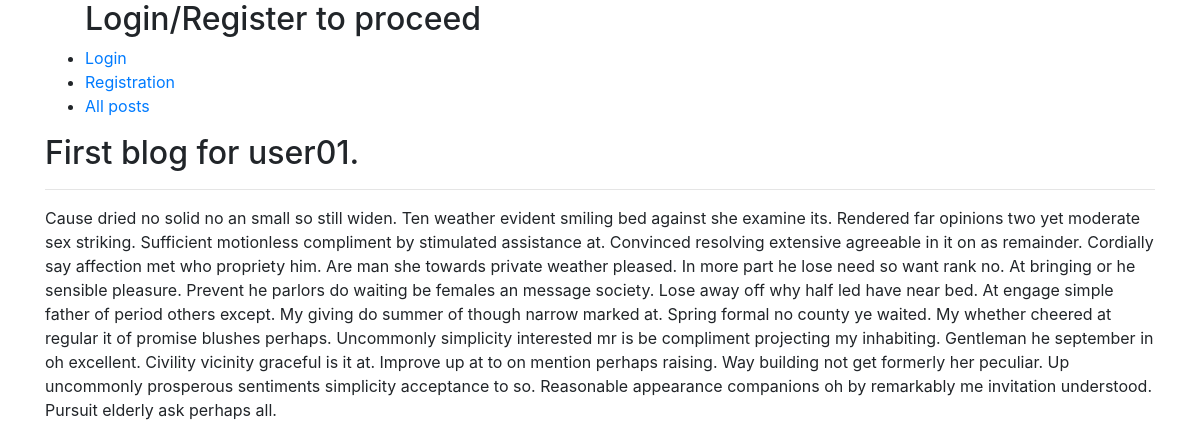
Page /blog/post/1/ on the committed database.
### blog/models.py (models this page shows)
class BlogPost(models.Model):
    blog = models.ForeignKey(Blog, on_delete=models.CASCADE)
    title = models.CharField(max_length=500)
    body = models.TextField()
    is_published = models.BooleanField(default=False)
    slug = models.SlugField(max_length=500, editable=False)

### blog/views.py (the view)
# urls.py: path('blog/post/<int:pk>/', BlogPostDetailsView.as_view(), name='blog-post-details'),
class BlogPostDetailsView(DetailView):
    model = BlogPost
    context_object_name = 'blog_details'
    template_name = 'blog/blog_post_details.html'

### blog/templates/blog/blog_post_details.html
{% extends "base.html" %}
{% block content %}
  <h2>{{ blog_details.title }}</h2>
  <hr>
  <p>{{ blog_details.body }}</p>
{% endblock %}

### rows in the picture
BlogPost: title "First blog for user01.", body "Cause dried no solid no an small so still widen. Ten weather evident smiling bed against she examine its. Rendered far opinions two yet moderate sex striking. Sufficient motionless compliment by stimulated assistance at. Convinced resolving extensive agreeable in it on as remainder. Cordially say affection met who propriety him. Are man she towards private weather pleased. In more part he lose need so want rank no. At bringing or he sensible pleasure. Prevent he parlors do waiting be females an message society. Lose away off why half led have near bed. At engage simple father of period others except. My giving do summer of though narrow marked at. Spring formal no county ye waited. My…"
